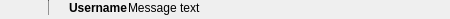
<?xml version="1.0" encoding="UTF-8"?>
<ui version="4.0">
 <class>reply_widget</class>
 <widget class="QWidget" name="reply_widget">
  <property name="geometry">
   <rect>
    <x>0</x>
    <y>0</y>
    <width>450</width>
    <height>19</height>
   </rect>
  </property>
  <property name="windowTitle">
   <string notr="true">Form</string>
  </property>
  <property name="styleSheet">
   <string notr="true">#btn {
	background: none;
	border: none;
}

#label_username {
	font-size: 9pt;
	font-weight: 600;
	color: black;
}

#label_message {
	font-size: 9pt;
}

#line {
	background-color: #808080;
	margin-right: 3px;
}</string>
  </property>
  <layout class="QVBoxLayout" name="layout_widget">
   <property name="spacing">
    <number>0</number>
   </property>
   <property name="leftMargin">
    <number>48</number>
   </property>
   <property name="topMargin">
    <number>0</number>
   </property>
   <property name="rightMargin">
    <number>6</number>
   </property>
   <property name="bottomMargin">
    <number>3</number>
   </property>
   <item>
    <widget class="FrameButton" name="btn">
     <property name="cursor">
      <cursorShape>PointingHandCursor</cursorShape>
     </property>
     <property name="focusPolicy">
      <enum>Qt::FocusPolicy::TabFocus</enum>
     </property>
     <property name="frameShape">
      <enum>QFrame::Shape::StyledPanel</enum>
     </property>
     <property name="frameShadow">
      <enum>QFrame::Shadow::Raised</enum>
     </property>
     <layout class="QHBoxLayout" name="layout_reply" stretch="0,0,0,1">
      <property name="spacing">
       <number>1</number>
      </property>
      <property name="leftMargin">
       <number>0</number>
      </property>
      <property name="topMargin">
       <number>0</number>
      </property>
      <property name="rightMargin">
       <number>0</number>
      </property>
      <property name="bottomMargin">
       <number>0</number>
      </property>
      <item>
       <widget class="Line" name="line">
        <property name="minimumSize">
         <size>
          <width>3</width>
          <height>0</height>
         </size>
        </property>
        <property name="orientation">
         <enum>Qt::Orientation::Vertical</enum>
        </property>
       </widget>
      </item>
      <item>
       <widget class="MaskedImage" name="icon_avatar">
        <property name="minimumSize">
         <size>
          <width>16</width>
          <height>16</height>
         </size>
        </property>
        <property name="maximumSize">
         <size>
          <width>16</width>
          <height>16</height>
         </size>
        </property>
        <property name="text">
         <string notr="true"/>
        </property>
        <property name="pixmap">
         <pixmap resource="../../../resources/index.qrc">:/icons/avatar</pixmap>
        </property>
        <property name="scaledContents">
         <bool>true</bool>
        </property>
       </widget>
      </item>
      <item>
       <widget class="QLabel" name="label_username">
        <property name="text">
         <string notr="true">Username</string>
        </property>
       </widget>
      </item>
      <item>
       <widget class="QLabel" name="label_message">
        <property name="text">
         <string notr="true">Message text</string>
        </property>
       </widget>
      </item>
     </layout>
    </widget>
   </item>
  </layout>
 </widget>
 <customwidgets>
  <customwidget>
   <class>FrameButton</class>
   <extends>QFrame</extends>
   <header>widgets.common</header>
   <container>1</container>
  </customwidget>
  <customwidget>
   <class>MaskedImage</class>
   <extends>QLabel</extends>
   <header>widgets.common</header>
  </customwidget>
 </customwidgets>
 <resources>
  <include location="../../../resources/index.qrc"/>
  <include location="../../../resources/index.qrc"/>
 </resources>
 <connections/>
</ui>
